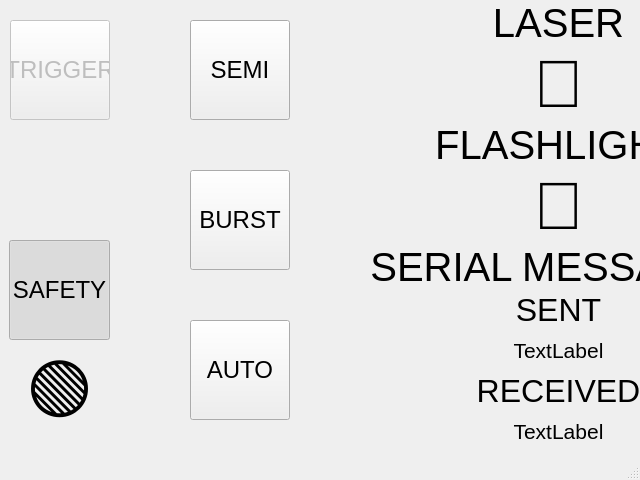
<?xml version="1.0" encoding="UTF-8"?>
<ui version="4.0">
 <class>Simulator</class>
 <widget class="QMainWindow" name="Simulator">
  <property name="geometry">
   <rect>
    <x>0</x>
    <y>0</y>
    <width>640</width>
    <height>480</height>
   </rect>
  </property>
  <property name="windowTitle">
   <string>MainWindow</string>
  </property>
  <widget class="QWidget" name="centralwidget">
   <widget class="QPushButton" name="semiButton">
    <property name="geometry">
     <rect>
      <x>190</x>
      <y>20</y>
      <width>100</width>
      <height>100</height>
     </rect>
    </property>
    <property name="sizePolicy">
     <sizepolicy hsizetype="Fixed" vsizetype="Fixed">
      <horstretch>0</horstretch>
      <verstretch>0</verstretch>
     </sizepolicy>
    </property>
    <property name="minimumSize">
     <size>
      <width>100</width>
      <height>100</height>
     </size>
    </property>
    <property name="font">
     <font>
      <pointsize>18</pointsize>
     </font>
    </property>
    <property name="text">
     <string>SEMI</string>
    </property>
    <property name="autoDefault">
     <bool>false</bool>
    </property>
    <property name="default">
     <bool>false</bool>
    </property>
    <property name="flat">
     <bool>false</bool>
    </property>
   </widget>
   <widget class="QPushButton" name="burstButton">
    <property name="geometry">
     <rect>
      <x>190</x>
      <y>170</y>
      <width>100</width>
      <height>100</height>
     </rect>
    </property>
    <property name="minimumSize">
     <size>
      <width>100</width>
      <height>100</height>
     </size>
    </property>
    <property name="font">
     <font>
      <pointsize>18</pointsize>
     </font>
    </property>
    <property name="styleSheet">
     <string notr="true"/>
    </property>
    <property name="text">
     <string>BURST</string>
    </property>
   </widget>
   <widget class="QPushButton" name="autoButton">
    <property name="enabled">
     <bool>true</bool>
    </property>
    <property name="geometry">
     <rect>
      <x>190</x>
      <y>320</y>
      <width>100</width>
      <height>100</height>
     </rect>
    </property>
    <property name="sizePolicy">
     <sizepolicy hsizetype="Fixed" vsizetype="Fixed">
      <horstretch>0</horstretch>
      <verstretch>0</verstretch>
     </sizepolicy>
    </property>
    <property name="minimumSize">
     <size>
      <width>100</width>
      <height>100</height>
     </size>
    </property>
    <property name="font">
     <font>
      <pointsize>18</pointsize>
      <kerning>true</kerning>
     </font>
    </property>
    <property name="styleSheet">
     <string notr="true"/>
    </property>
    <property name="text">
     <string>AUTO</string>
    </property>
   </widget>
   <widget class="QWidget" name="verticalLayoutWidget">
    <property name="geometry">
     <rect>
      <x>9</x>
      <y>240</y>
      <width>101</width>
      <height>211</height>
     </rect>
    </property>
    <layout class="QVBoxLayout" name="safety">
     <property name="sizeConstraint">
      <enum>QLayout::SetDefaultConstraint</enum>
     </property>
     <item>
      <widget class="QPushButton" name="safetyButton">
       <property name="minimumSize">
        <size>
         <width>100</width>
         <height>100</height>
        </size>
       </property>
       <property name="font">
        <font>
         <pointsize>18</pointsize>
        </font>
       </property>
       <property name="styleSheet">
        <string notr="true"/>
       </property>
       <property name="text">
        <string>SAFETY</string>
       </property>
       <property name="checkable">
        <bool>true</bool>
       </property>
       <property name="checked">
        <bool>true</bool>
       </property>
      </widget>
     </item>
     <item>
      <widget class="QLabel" name="safetyIndicator">
       <property name="font">
        <font>
         <pointsize>50</pointsize>
        </font>
       </property>
       <property name="text">
        <string>🟢</string>
       </property>
       <property name="alignment">
        <set>Qt::AlignCenter</set>
       </property>
      </widget>
     </item>
    </layout>
   </widget>
   <widget class="QPushButton" name="trigger">
    <property name="enabled">
     <bool>false</bool>
    </property>
    <property name="geometry">
     <rect>
      <x>10</x>
      <y>20</y>
      <width>100</width>
      <height>100</height>
     </rect>
    </property>
    <property name="minimumSize">
     <size>
      <width>100</width>
      <height>100</height>
     </size>
    </property>
    <property name="font">
     <font>
      <pointsize>18</pointsize>
     </font>
    </property>
    <property name="mouseTracking">
     <bool>true</bool>
    </property>
    <property name="styleSheet">
     <string notr="true"/>
    </property>
    <property name="text">
     <string>TRIGGER</string>
    </property>
   </widget>
   <widget class="QWidget" name="verticalLayoutWidget_2">
    <property name="geometry">
     <rect>
      <x>370</x>
      <y>0</y>
      <width>271</width>
      <height>451</height>
     </rect>
    </property>
    <layout class="QVBoxLayout" name="peripherals">
     <property name="spacing">
      <number>0</number>
     </property>
     <property name="sizeConstraint">
      <enum>QLayout::SetMinimumSize</enum>
     </property>
     <item>
      <widget class="QLabel" name="laserLabel">
       <property name="font">
        <font>
         <pointsize>30</pointsize>
        </font>
       </property>
       <property name="text">
        <string>LASER</string>
       </property>
       <property name="alignment">
        <set>Qt::AlignCenter</set>
       </property>
      </widget>
     </item>
     <item>
      <widget class="QLabel" name="laserIndicator">
       <property name="font">
        <font>
         <pointsize>50</pointsize>
        </font>
       </property>
       <property name="text">
        <string>🔴</string>
       </property>
       <property name="alignment">
        <set>Qt::AlignCenter</set>
       </property>
      </widget>
     </item>
     <item>
      <widget class="QLabel" name="lightLabel">
       <property name="font">
        <font>
         <pointsize>30</pointsize>
        </font>
       </property>
       <property name="text">
        <string>FLASHLIGHT</string>
       </property>
       <property name="alignment">
        <set>Qt::AlignCenter</set>
       </property>
      </widget>
     </item>
     <item>
      <widget class="QLabel" name="lightIndicator">
       <property name="font">
        <font>
         <pointsize>50</pointsize>
        </font>
       </property>
       <property name="text">
        <string>🔴</string>
       </property>
       <property name="alignment">
        <set>Qt::AlignCenter</set>
       </property>
      </widget>
     </item>
     <item>
      <widget class="QLabel" name="serialLabel">
       <property name="font">
        <font>
         <pointsize>30</pointsize>
        </font>
       </property>
       <property name="text">
        <string>SERIAL MESSAGES</string>
       </property>
       <property name="alignment">
        <set>Qt::AlignCenter</set>
       </property>
      </widget>
     </item>
     <item>
      <widget class="QLabel" name="sentLabel">
       <property name="font">
        <font>
         <pointsize>24</pointsize>
        </font>
       </property>
       <property name="text">
        <string>SENT</string>
       </property>
       <property name="alignment">
        <set>Qt::AlignCenter</set>
       </property>
      </widget>
     </item>
     <item>
      <widget class="QLabel" name="serialSentMsg">
       <property name="font">
        <font>
         <pointsize>16</pointsize>
        </font>
       </property>
       <property name="text">
        <string>TextLabel</string>
       </property>
       <property name="alignment">
        <set>Qt::AlignCenter</set>
       </property>
      </widget>
     </item>
     <item>
      <widget class="QLabel" name="receivedLabel">
       <property name="font">
        <font>
         <pointsize>24</pointsize>
        </font>
       </property>
       <property name="text">
        <string>RECEIVED</string>
       </property>
       <property name="alignment">
        <set>Qt::AlignCenter</set>
       </property>
      </widget>
     </item>
     <item>
      <widget class="QLabel" name="serialRcvdMsg">
       <property name="font">
        <font>
         <pointsize>16</pointsize>
        </font>
       </property>
       <property name="text">
        <string>TextLabel</string>
       </property>
       <property name="alignment">
        <set>Qt::AlignCenter</set>
       </property>
      </widget>
     </item>
    </layout>
   </widget>
  </widget>
  <widget class="QStatusBar" name="status_bar"/>
 </widget>
 <resources/>
 <connections>
  <connection>
   <sender>safetyButton</sender>
   <signal>clicked(bool)</signal>
   <receiver>trigger</receiver>
   <slot>setDisabled(bool)</slot>
   <hints>
    <hint type="sourcelabel">
     <x>59</x>
     <y>289</y>
    </hint>
    <hint type="destinationlabel">
     <x>59</x>
     <y>69</y>
    </hint>
   </hints>
  </connection>
 </connections>
</ui>
